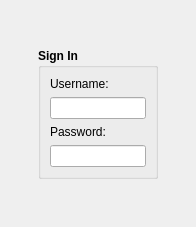
<?xml version="1.0" encoding="UTF-8"?>
<ui version="4.0">
 <class>SignInDialog</class>
 <widget class="QDialog" name="SignInDialog">
  <property name="geometry">
   <rect>
    <x>0</x>
    <y>0</y>
    <width>196</width>
    <height>227</height>
   </rect>
  </property>
  <property name="windowTitle">
   <string>Dialog</string>
  </property>
  <layout class="QGridLayout" name="gridLayout">
   <item row="1" column="1">
    <widget class="QGroupBox" name="groupSignIn">
     <property name="font">
      <font>
       <weight>75</weight>
       <bold>true</bold>
      </font>
     </property>
     <property name="title">
      <string>Sign In</string>
     </property>
     <layout class="QVBoxLayout" name="verticalLayout">
      <item>
       <widget class="QLabel" name="labelPassword">
        <property name="font">
         <font>
          <weight>50</weight>
          <bold>false</bold>
         </font>
        </property>
        <property name="text">
         <string>Username:</string>
        </property>
       </widget>
      </item>
      <item>
       <widget class="QLineEdit" name="lineEditUsername">
        <property name="font">
         <font>
          <weight>50</weight>
          <bold>false</bold>
         </font>
        </property>
       </widget>
      </item>
      <item>
       <widget class="QLabel" name="labelUsername">
        <property name="font">
         <font>
          <weight>50</weight>
          <bold>false</bold>
         </font>
        </property>
        <property name="text">
         <string>Password:</string>
        </property>
       </widget>
      </item>
      <item>
       <widget class="QLineEdit" name="lineEditPassword">
        <property name="font">
         <font>
          <weight>50</weight>
          <bold>false</bold>
         </font>
        </property>
       </widget>
      </item>
     </layout>
    </widget>
   </item>
   <item row="0" column="1">
    <spacer name="verticalSpacer">
     <property name="orientation">
      <enum>Qt::Vertical</enum>
     </property>
     <property name="sizeHint" stdset="0">
      <size>
       <width>20</width>
       <height>74</height>
      </size>
     </property>
    </spacer>
   </item>
   <item row="1" column="2">
    <spacer name="horizontalSpacer_2">
     <property name="orientation">
      <enum>Qt::Horizontal</enum>
     </property>
     <property name="sizeHint" stdset="0">
      <size>
       <width>40</width>
       <height>20</height>
      </size>
     </property>
    </spacer>
   </item>
   <item row="1" column="0">
    <spacer name="horizontalSpacer">
     <property name="orientation">
      <enum>Qt::Horizontal</enum>
     </property>
     <property name="sizeHint" stdset="0">
      <size>
       <width>40</width>
       <height>20</height>
      </size>
     </property>
    </spacer>
   </item>
   <item row="2" column="1">
    <spacer name="verticalSpacer_2">
     <property name="orientation">
      <enum>Qt::Vertical</enum>
     </property>
     <property name="sizeHint" stdset="0">
      <size>
       <width>20</width>
       <height>73</height>
      </size>
     </property>
    </spacer>
   </item>
  </layout>
 </widget>
 <resources/>
 <connections/>
</ui>
